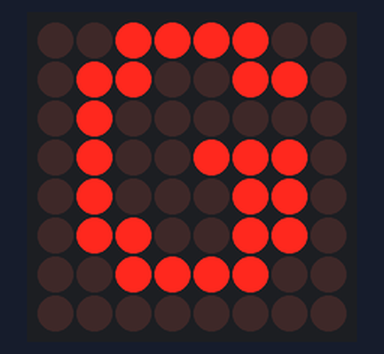
This sketch was run on a simulated Arduino Uno, built with avr-gcc and run on an emulated ATmega328P. Shown: 8×8 LED matrix.

Above: at 0.1 s.
At 1.6 s:
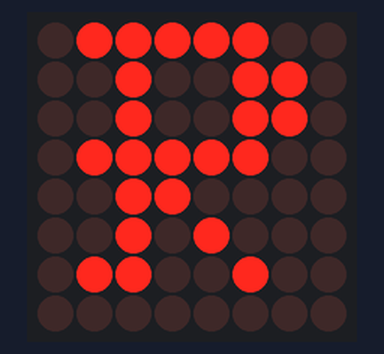
At 3.1 s:
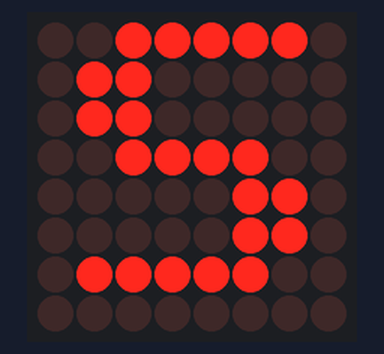

Measured:
- by itself, everything shown: repeats every 4.5 s, in 4 steps
- what the display in image 1 shows lasts 1.5 s, from 1.5 s to 3.0 s

The sketch:

grs_8x8_dot_matrix.ino
```cpp
// Include the library
#include "LedControl.h"

// Initialize the LedControl object
// Pin 12: DataIn, Pin 10: CLK, Pin 11: LOAD(CS), 1: Number of MAX72XX devices
LedControl lc = LedControl(12, 10, 11, 1);

// Delay time for switching between characters
unsigned long delaytime = 1500;

void setup() {
  // Wake up the MAX72XX from power-saving mode
  lc.shutdown(0, false);
  // Set brightness to medium
  lc.setIntensity(0, 8);
  // Clear the display
  lc.clearDisplay(0);
}

// Function to display GRS on the 8x8 dot matrix
void displayGRS() {
  // Define the 8x8 patterns for G, R, and S
  byte G[8] = {B00111100, B01100110, B01000000, B01001110, B01000110, B01100110, B00111100, B00000000};
  byte R[8] = {B01111100, B00100110, B00100110, B01111100, B00110000, B00101000, B01100100, B00000000};
  byte S[8] = {B00111110, B01100000, B01100000, B00111100, B00000110, B00000110, B01111100, B00000000};

  // Display G
  for (int row = 0; row < 8; row++) {
    lc.setRow(0, row, G[row]);
  }
  delay(delaytime);
  lc.clearDisplay(0);

  // Display R
  for (int row = 0; row < 8; row++) {
    lc.setRow(0, row, R[row]);
  }
  delay(delaytime);
  lc.clearDisplay(0);

  // Display S
  for (int row = 0; row < 8; row++) {
    lc.setRow(0, row, S[row]);
  }
  delay(delaytime);
  lc.clearDisplay(0);
}

void loop() {
  // Continuously display GRS
  displayGRS();
}
```
